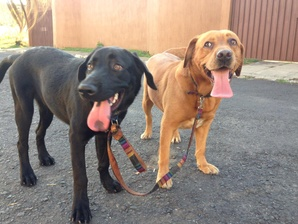
#> input picture laboratorio_1/DBC.jpg, 298 x 224 px, shrunk from 1280 x 960 before the run
$ jupyter execute laboratorio_1_imagenes.ipynb
#> lines starting #> are read from the running program, lines starting #| are printed output that depends on the picture
[cell 1]
import cv2
import numpy as np
import matplotlib.pyplot as plt

[cell 2]
#leer la imagen
#para leer la imagen
doggos = cv2.imread('DBC.jpg')
#> doggos is the input picture: shape (224, 298, 3); mean B, G, R 122.7, 132.9, 148

[cell 3]
doggos = cv2.cvtColor(doggos, cv2.COLOR_BGR2RGB) #convertirmos de BGR a RGB
plt.imshow(doggos)
plt.show()

[cell 4]
def changeColor(img,color):

    #transformando imagen ya cargada de BGR a RGB
#> called with color = 2
    img = cv2.cvtColor(img, cv2.COLOR_BGR2RGB)

    #sanaco las dimensiones de la imagen original para crear una nueva
    alto = img.shape[0]
#> alto = 224
    ancho = img.shape[1]
#> ancho = 298

    #creando una nueva imagen
    lienzo = np.zeros((alto, ancho, 3))


    for i in range(0, alto):
        for j in range(0, ancho):
            pixel = img[i, j]

            blue = pixel[2]
            green = pixel[1]
            red = pixel[0]
            if color == 1:
                mcolor=[blue,0, 0]
            elif color == 2:
                mcolor = [0,green, 0]
            elif color == 3:
                mcolor = [0,0, red]
            elif color == 10:
                mcolor = [0,green, red]
            elif color == 20:
                mcolor = [blue,green,0]
            else:
                mcolor = [blue,0,red]


            #hacer coincidir en el lienzo resulante, en alguno de esos canales... otros deberemos cambiarlos a 0
            lienzo [i,j] = mcolor
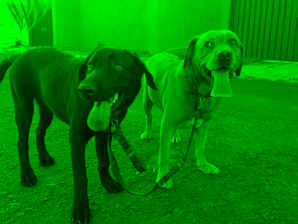
#> lienzo: shape (224, 298, 3) float64; mean B, G, R 0, 132.9, 0

    cv2.imwrite("nueva.jpg", lienzo)
    new_img = cv2.imread("nueva.jpg")

    new_img = cv2.cvtColor(new_img, cv2.COLOR_BGR2RGB)
    plt.imshow(new_img)

    return plt.show()

##  Problema 1: FUNCION changeColor(img,color)
Desarrolle una funcion la cual reciba dos parametros, una imagen y un entero llamado color

[cell 5]
changeColor(doggos,2)

## Problema 2:
En el .zip del laboratorio se le compartio un conjunto de imagenes en escala de grises (imagen1,
imagen2, perro) estas imagenes fueron creadas utilizando una escala de grises en 3D, cree una
funcion que dadas las 3 imagenes se construya la imagen original a color.

## Problema 3:
Cree una funcion que dada una imagen cree una escala de grises en tres dimensiones, tome en
cuenta que su funcion debe crear 3 imagenes como salida.

[cell 6]
bruno_img = cv2.imread('bruno.jpg')
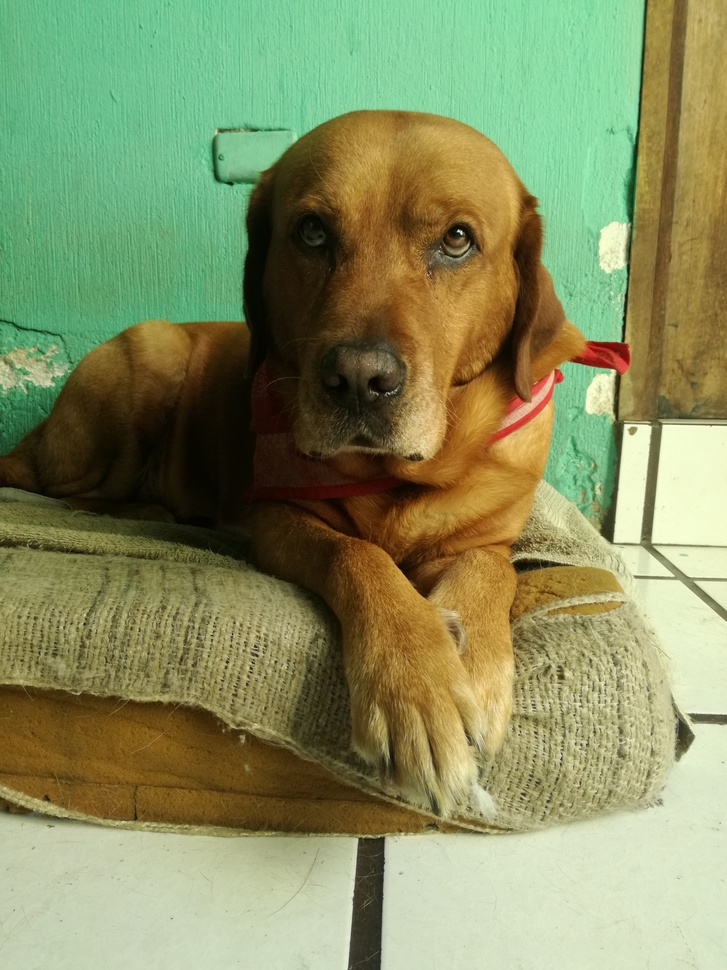
#> input picture laboratorio_1/bruno.jpg, 727 x 970 px, shrunk from 3120 x 4160 before the run
#> bruno_img is the input picture: shape (970, 727, 3); mean B, G, R 97.2, 142.8, 135.2

[cell 7]
def D_grises(imagen):
    img1 = cv2.cvtColor(imagen, cv2.COLOR_BGR2RGB)
    red1 = img1[:,:,0]
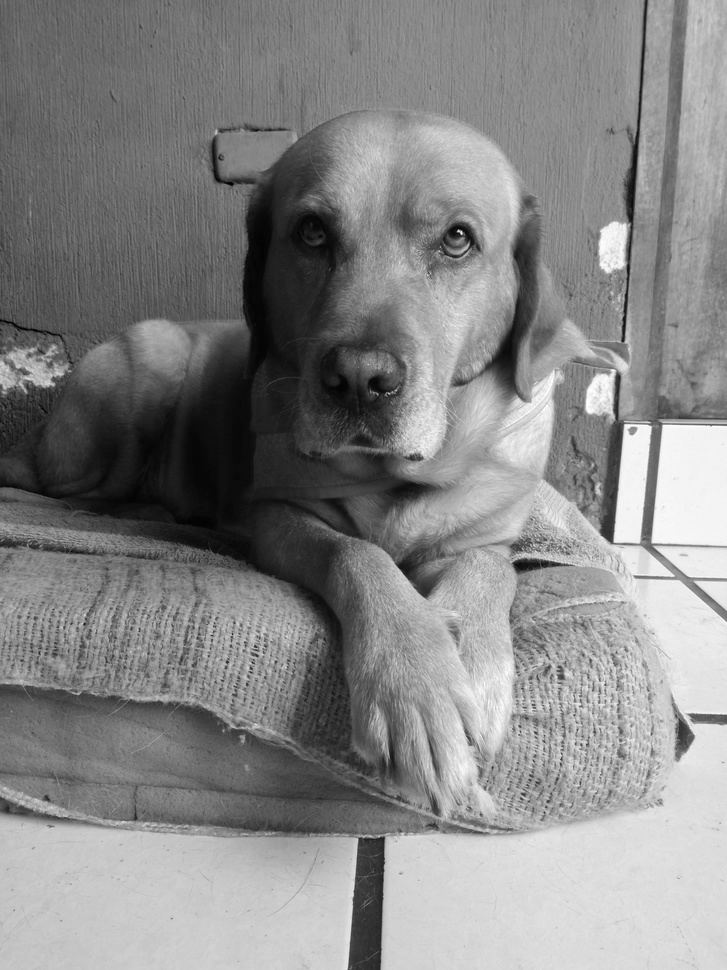
#> red1: shape (970, 727); min 0, max 255, mean 135.2
    green2 = img1[:,:,1]
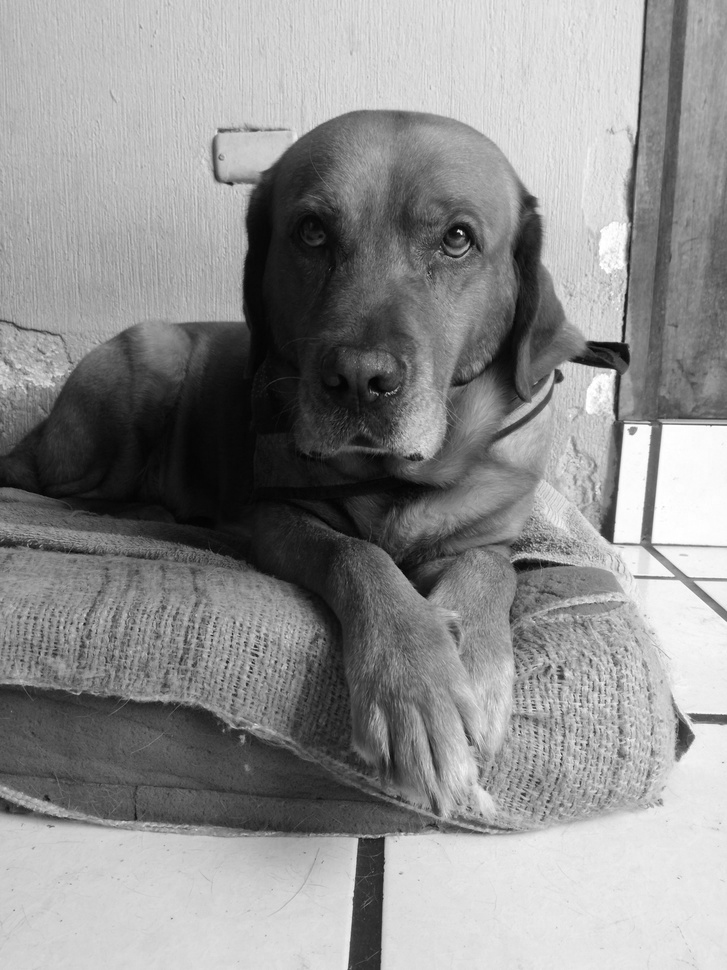
#> green2: shape (970, 727); min 0, max 255, mean 142.8
    blue3 = img1[:,:,2]
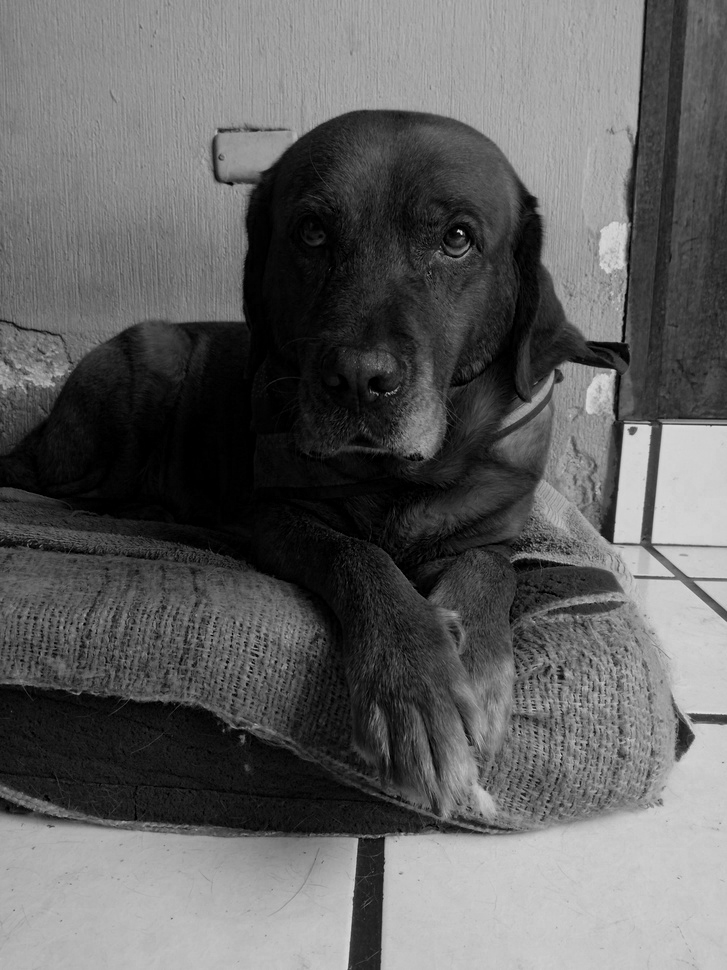
#> blue3: shape (970, 727); min 0, max 235, mean 97.2

    cv2.imwrite("roja.jpg", red1)
    cv2.imwrite("verde.jpg", green2)
    cv2.imwrite("azul.jpg", blue3)

    f, axarr = plt.subplots(1, 4 ,  figsize=(25,25))

    return axarr[0].imshow(img1), axarr[1].imshow(red1,cmap='gray'), axarr[2].imshow(green2, cmap='gray'), axarr[3].imshow(blue3, cmap='gray')

[cell 8]
D_grises(bruno_img)

## Problema 4:
Cree una funcion que dada una imagen, muestre el histograma de cada canal de color y el de
escala de grises (utilice un promedio aritmetico para su escala de grises, no puede usar funciones
de opencv), sus histogramas deben incluir una lnea vertical la cual muestre el valor de la media
de la distribucion.

## Problema 5:
    Investigue en que consiste el enfoque de escala de grises ponderado, luego de esto implemente una
funcion que dada una imagen, realice una escala de grises ponderada (notar que no existe una
solucion unica).

[cell 9]
def escalaGrises(strImg):
#> called with strImg = 'elefantes2.jpg'
    pict = cv2.imread(strImg, cv2.IMREAD_GRAYSCALE)
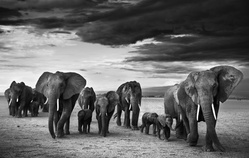
#> input picture laboratorio_1/elefantes2.jpg, 249 x 158 px, shrunk from 1068 x 676 before the run
#> pict is the input picture: shape (158, 249); min 0, max 255, mean 102.7
    alto = pict.shape[0]
#> alto = 158
    ancho = pict.shape[1]
#> ancho = 249

    ecualizeImg=np.zeros((alto, ancho, 1)) #salida en escala de grises

    intensidades = range(0,256)
    frecuencias = np.zeros((256))

    for i in range (0, alto):
        for j in range (0, ancho):
            pixel = pict[i, j]
            frecuencias[pixel] = frecuencias[pixel] + 1
#> after the loop, frecuencias = 256 values, max 487 at index 31, min 4 at index 245, mean 153.7

    densidad = np.true_divide(frecuencias, (alto*ancho))   #calculamos densidad
#> densidad = 256 values, max 0.0124 at index 31, min 0.000102 at index 245, mean 0.00391

    #true_divide, división se usa esta fórmula para el arreglo de numpy
    #CDF
    cdfDensidad = np.cumsum(densidad, dtype = float)
#> cdfDensidad = 256 values from 0.000508 to 1

    for i in range (0, alto):
        for j in range (0, ancho):
            pixel = pict[i, j]
            newPixel = 255*cdfDensidad[pixel] #ecualización de la imagen
            ecualizeImg[i,j] = round(newPixel, 0)
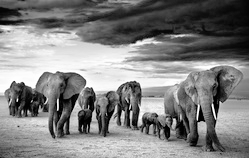
#> ecualizeImg: shape (158, 249, 1) float64; min 0, max 255, mean 128.3


    cv2.imwrite("new_escala_grises.jpg", ecualizeImg)

    f, axarr = plt.subplots(1, 2, figsize=(25,25))

    return axarr[0].imshow(pict, cmap='gray'), axarr[1].imshow(ecualizeImg, cmap='gray')

[cell 10]
escalaGrises("elefantes2.jpg")

## Problema 6:
Investigue brevemente en que consiste el espacio de color HSV y como se mapean colores a dicho
espacio, para entregar este ejercicio puede hacerlo por medio de Markdown en el mismo Notebook
donde trabajo los demas ejercicios.

Espacio de color HSV. Representación tridimensional del color basado en los componentes de tinte, matiz o tonalidad (hue, en inglés), saturación (saturation) y brillo o valor (value).
El modelo de color HSV es una transformación no lineal del modelo RGB en coordenadas cilíndricas de manera que cada color viene definido por las siguientes dimensiones:

    •Tinte o matiz: Ángulo que representa el matiz, normalmente definido entre 0o y 360o.
    •Saturación: Nivel saturación del color, dado entre 0 y 1, 0 representa sin saturación alguna (blanco), hasta 1 que sería el matiz en toda su intensidad. Es común también darlo en percentiles 0%-100%.
    • Brillo: Nivel del brillo entre 0 y 1. 0 es negro; 1, blanco. Al igual que la saturación puede darse en porcientos entre 0% y 100%. De esta forma el 50% indica el nivel medio o normal del brillo del color.

El matiz, al ser una representación circular, ha sido estructurada según la predominancia de una componente de color RGB. Por ejemplo, esta es la representación anular del tinte:
Ajustando a valores "normales" el brillo y la saturación, es decir 100% y 50% respectivamente.
Las amplitudes para cada tonalidad de color abarcan 120o. Por ejemplo los rojizos (255,0,0) se disponen a ambos lados de 0o, mientras los verdes (0,255,0) lo hacen alrededor de 120o y por último los tonos azules (0,0,255) se distribuyen alrededor de 240o.

Diferencias con HSL
Aunque los espacios HSV y HSL son transformaciones en coordenadas cilíndricas del modelo RGB y sus vectores sean muy similares, hay diferencias en la formulación de sus componentes desde el mismo color RGB que se traducen en cambios sustanciales. El principal elemento diferencial que se alude es el hecho de que en HSV la luminancia y la saturación son muy interdependientes, sucediendo que el mínimo nivel de saturación no produce el gris equivalente sino un color blanco que le resta el valor de intuitividad a la saturación.

[cell 11]
hsv = cv2.imread("hsv.png")
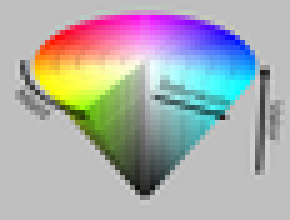
#> input picture laboratorio_1/hsv.png, 58 x 44 px, shrunk from 250 x 188 before the run (shown 5 times larger)
#> hsv is the input picture: shape (44, 58, 3); mean B, G, R 173.1, 172.7, 172.2
plt.imshow(hsv)
plt.show()
